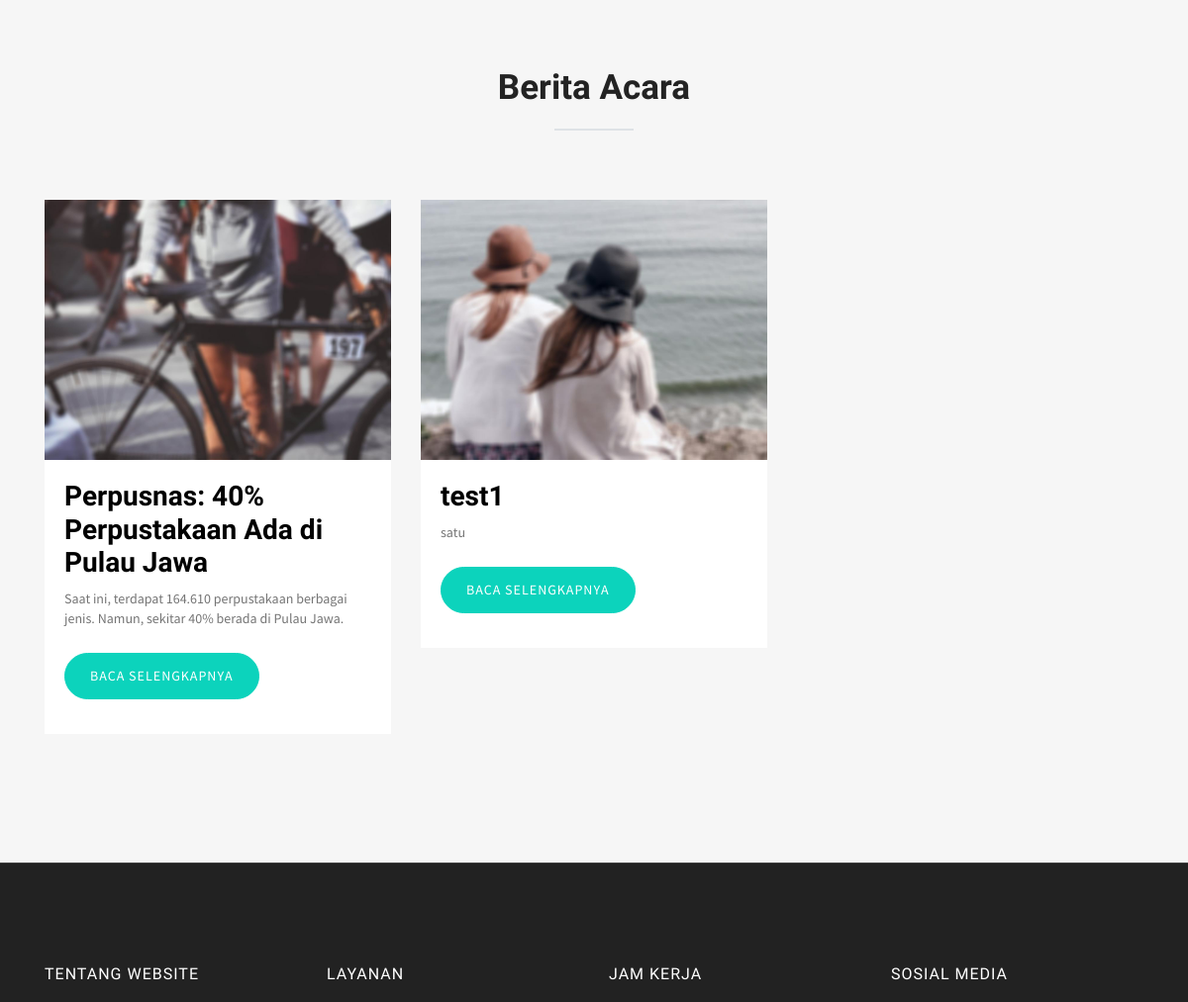
The app's page / (middle part), older data.
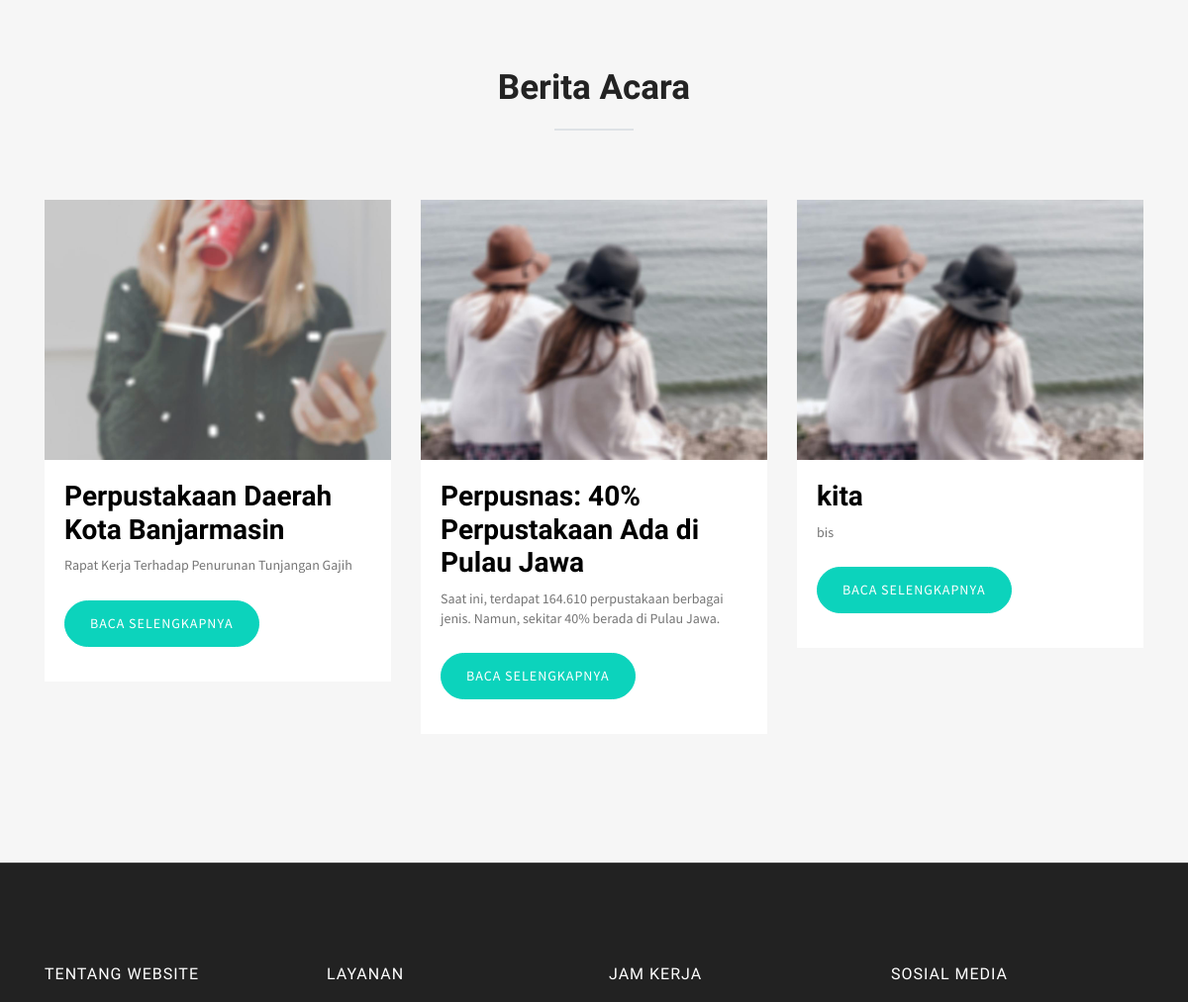
The same page, newer data.
### tables this page shows
CREATE TABLE `l_berita` (
  `id` int(11) NOT NULL,
  `judul` varchar(255) NOT NULL,
  `keterangan` text NOT NULL,
  `isi` text NOT NULL,
  `foto` varchar(255) NOT NULL,
  `tanggal` date NOT NULL
);

### index.php (the view, shortened to what this page needs)
<?php
require 'admin/config.php';
?>
<!DOCTYPE html>
<html>
<head>
  <link rel="stylesheet" href="Front-end/plugins/themefisher-font/style.css">
  <link rel="stylesheet" href="Front-end/plugins/bootstrap/css/bootstrap.min.css">
  <link rel="stylesheet" href="Front-end/plugins/lightbox2/dist/css/lightbox.min.css">
  <link rel="stylesheet" href="Front-end/plugins/animate/animate.css">
  <link rel="stylesheet" href="Front-end/plugins/slick/slick.css">
  <link rel="stylesheet" href="Front-end/css/style.css">
</head>
<body id="body">
<section class="blog" id="blog">
	<div class="container">
        <?php
          $stmt_berita = $pdo_conn->prepare("SELECT * FROM l_berita ORDER BY tanggal LIMIT 3 ");
          $stmt_berita->execute();
          $result_berita = $stmt_berita->fetchAll();
        ?>
		<div class="row">
			<div class="col-12">
				<div class="title text-center ">
					<h2> Berita <span class="color">Acara</span></h2>
					<div class="border"></div>
				</div>
			</div>
      <?php
        		if(!empty($result_berita)) {
        		foreach($result_berita as $row) {
        ?>
			  <article class="col-md-4 col-sm-6 col-xs-12 clearfix ">
				<div class="post-item">
					<div class="media-wrapper">
						<?php echo "<img src='Front-end/images/blog/$row[foto]' alt='amazing caves coverimage' class='img-fluid'>"?>
					</div>
					<div class="content">
          <?php echo "<h3><a href='Front-end/single-post.php?id=$row[id]'>$row[judul]</a></h3>"?>
						<?php echo "<p>$row[keterangan]</p>"?>
            <a class='btn btn-main' href="Front-end/single-post.php?id=<?php echo $row['id']; ?>">Baca selengkapnya</a>
					</div>
				</div>
			</article>
      <?php
            }
          }
          ?>
		</div>
	</div>
</section>
<footer id="footer" class="bg-one">
  <div class="top-footer">
    <div class="container">
      <div class="row">
        <div class="col-sm-3 col-md-3 col-lg-3">
          <h3>Tentang Website</h3>
        </div>
        <div class="col-sm-3 col-md-3 col-lg-3">
          <ul>
            <li><h3>Layanan </h3></li>
          </ul>
        </div>
        <div class="col-sm-3 col-md-3 col-lg-3">
          <ul>
            <li><h3>Jam Kerja</h3></li>
          </ul>
        </div>
        <div class="col-sm-3 col-md-3 col-lg-3">
          <ul>
            <li><h3>Sosial Media</h3></li>
          </ul>
        </div>
      </div>
    </div>
  </div>
</footer>
  </body>
  </html>

### Front-end/css/style.css (style rules this page uses)
body { line-height: 1.4; font-family: "Source Sans Pro", sans-serif; -webkit-font-smoothing: antialiased; }
p { font-family: "Source Sans Pro", sans-serif; color: #848484; font-size: 16px; }
h1, h2, h3, h4, h5, h6 { font-family: "Catamaran", sans-serif; font-weight: 600; }
ol, ul { margin: 0; padding: 0; list-style: none; }
a { transition: all .3s ease-in 0s; }
a, a:focus, a:hover { text-decoration: none; outline: 0; }
.btn-main { background: #0cd3bc; border: 1px solid #0cd3bc; color: #fff; display: inline-block; font-size: 14px; letter-spacing: 1px; padding: 12px 40px; text-transform: uppercase; border-radius: 40px; }
.title { padding-bottom: 50px; overflow: hidden; }
.title h2 { font-weight: 600; font-size: 35px; color: #232323; }
.border { height: 2px; margin: 20px auto 20px; position: relative; width: 80px; background: #0cd3bc; }
.blog { padding-bottom: 110px; padding-top: 70px; background: #F6F6F6; }
.post-item { background: #fff; margin-bottom: 20px; }
.post-item .content { padding: 20px; }
.post-item .content h3 a { color: #000; }
.post-item .content p { color: #757575; font-size: 14px; margin: 10px 0; }
.post-item .content .btn-main { padding: 12px 25px; margin: 15px 0; }
.top-footer { background-color: #222222; border-top: 1px solid #404040; padding: 100px 0 80px; }
.top-footer h3 { font-size: 16px; line-height: 1.5; color: #fff; font-weight: 400; text-transform: uppercase; letter-spacing: 1px; margin-bottom: 20px; }

Row changes from the older to the newer data that the page shows:
removed l_berita: foto (picture), judul "test1", keterangan "satu"
added l_berita: foto (picture), judul "Perpustakaan Daerah Kota Banjarmasin", keterangan "Rapat Kerja Terhadap Penurunan Tunjangan Gajih"
changed l_berita "Perpusnas: 40% Perpustakaan Ada di Pulau Jawa": foto: a different picture
added l_berita: foto (picture), judul "kita", keterangan "bis"
